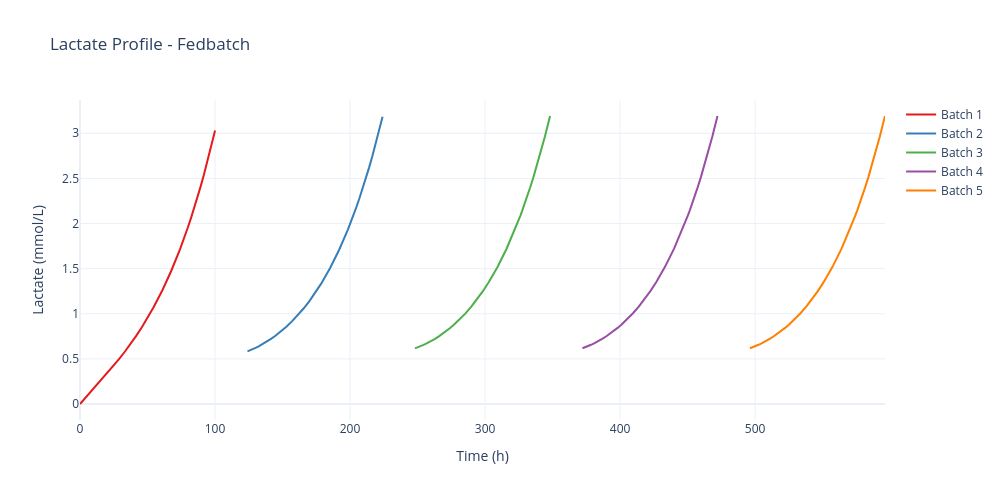

Source (notebook cell):
### Markdown cell above
### 4.4. Lactate Profile

### Code cell
# Display lactate profile
figs[3].show()
